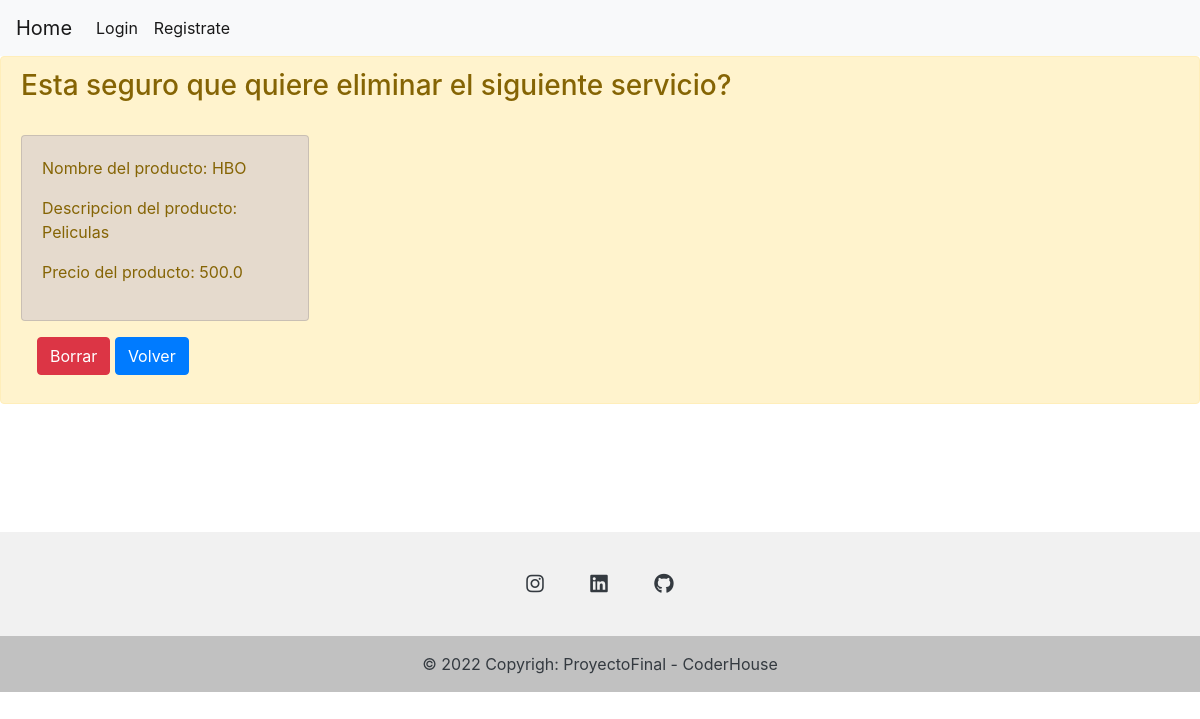
/usuarios/eliminar-servicio/2/, run on the app's committed database.
### Servicios/models.py (models this page shows, shortened)
class Servicios(models.Model):
    servicio = models.CharField(max_length=40)
    precio = models.FloatField()
    descripcion =  models.CharField(max_length=40)
    habilitar = models.BooleanField(default=False)
    class Meta:
        verbose_name = 'Servicio'
        verbose_name_plural = 'Servicios'

### Servicios/views.py (the view)
# urls.py: path('eliminar-servicio/<int:pk>/', eliminar_servicio, name='eliminar-servicio'),
def eliminar_servicio(request,pk):
    if request.method == 'POST':
            servicio = Servicios.objects.get(pk=pk)
            servicio.delete()
            return redirect(lista_meses_admin)
    if request.method == 'GET':
        dato=Servicios.objects.get(id=pk)
        context={"servicio": dato}
        print("por get")
        return render(request, 'eliminar-servicio.html', context=context)

### templates/eliminar-servicio.html (shortened to what this page needs)
{% extends "login.html" %}
    {% block body %}
    <div class="alert alert-warning" role="alert">
    <h3>Esta seguro que quiere eliminar el siguiente servicio?</h3>
    <div  class="card" style="width: 18rem;background-color:rgba(38, 41, 209, 0.116) ; margin-top: 2rem">
        <div class="card-body">
            <p>Nombre del producto: {{servicio.servicio}}</p>
            <p>Descripcion del producto: {{servicio.descripcion}}</p>
            <p>Precio del producto: {{servicio.precio}}</p>
        </div>
    </div>
    <form style="margin: 1rem;" action="" method="POST">
        <input class="btn btn-danger" type="submit" value="Borrar">
        <a href="/usuarios/administrador/" class="btn btn-primary">Volver</a>
    </form>
</div>
</body>
{% endblock %}

### data on the page
Servicios: servicio "HBO", descripcion "Peliculas", precio "500.0"
